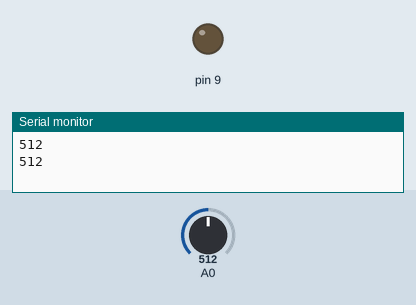
This sketch was run on a simulated Arduino Uno, built with avr-gcc and run on an emulated ATmega328P. Parts: output pins drawn as LEDs (lit = HIGH), the last lines printed to the serial monitor. Inputs (shaded band) come from the test bench; at power-on: A0 = 512.

Above: at 2.8 s.
2.9 s: A0 set to 482
At 6.7 s:
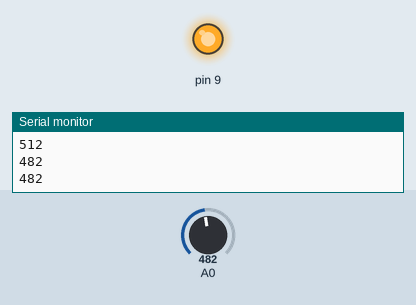
7.0 s: A0 set to 510
At 10.7 s:
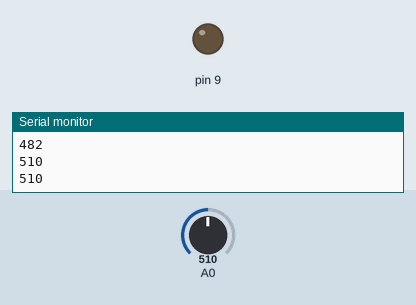
11.0 s: A0 set to 490
At 14.0 s:
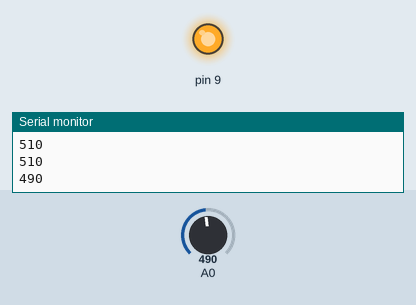
Timing chart, 0 to 15.5 s (numbered marks = the images above; inputs shaded):
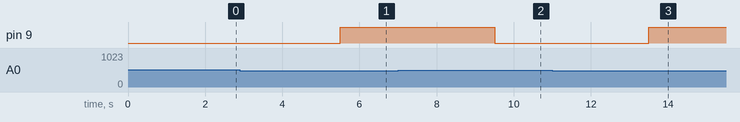

Measured:
- the behaviour switches between 500 and 499 on A0 (found by bisection; images 0 and 1)
- after the input at 2.9 s, pin 9: LOW → HIGH after 2.6 s
- after the input at 7.0 s, pin 9: HIGH → LOW after 2.5 s
- after the input at 11.0 s, pin 9: LOW → HIGH after 2.5 s

The sketch:

a8.ino
```cpp
void setup() {
  // put your setup code here, to run once:
  Serial.begin(9600);
  pinMode(8, INPUT_PULLUP);
  pinMode(9, INPUT_PULLUP);
  pinMode(13, INPUT_PULLUP);
}

void loop() {
  // 밝기 센서가 작동. 손으로 센서 가리면 숫자 내려감.
  int a = analogRead(A0);
  Serial.println(a);
  delay(1000);

  if (a < 500){
    digitalWrite(8, 1);
    delay(500);
    analogWrite(9, 255);
    delay(500);
    digitalWrite(13, 1);
  } else {
    digitalWrite(13, 0);
    delay(500);
    analogWrite(9, 0);
    delay(500);
    digitalWrite(8, 0);
  }
}
```
